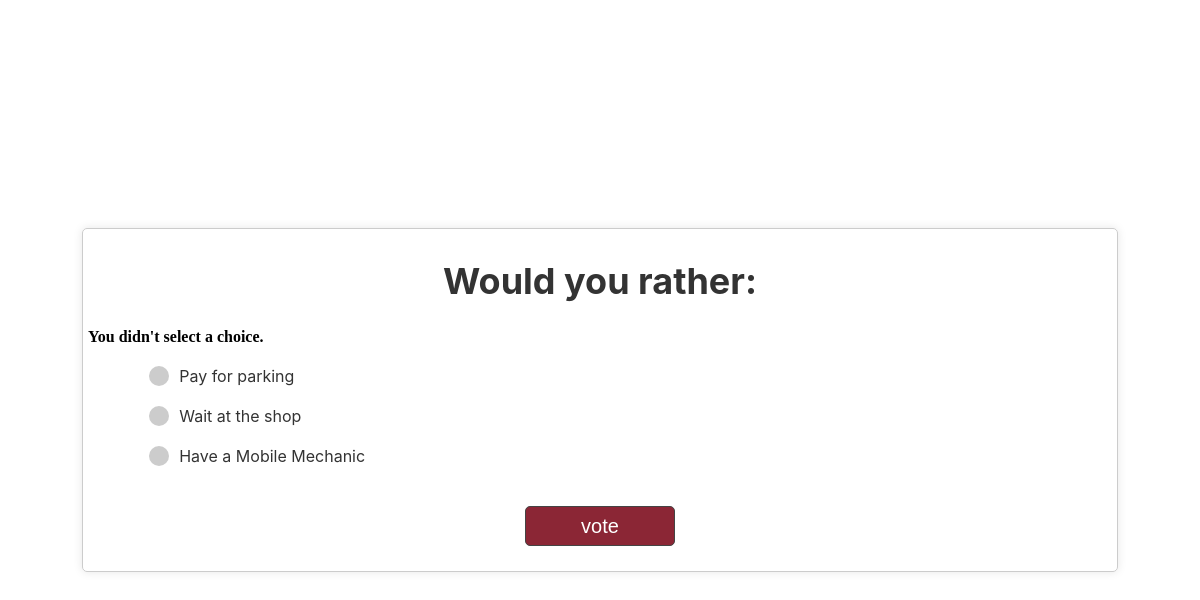
The page /2/vote/ on the database its author committed.
### polls/models.py (models this page shows, shortened)
class Question(models.Model):
    question_text = models.CharField(max_length=200)
    pub_date = models.DateTimeField("date published")

class Choice(models.Model):
    question = models.ForeignKey(Question, on_delete=models.CASCADE)
    choice_text = models.CharField(max_length=200)
    votes = models.IntegerField(default=0)

### polls/views.py (the view)
# urls.py: path('<int:question_id>/vote/', views.vote, name='vote'),
def vote(request, question_id):
    question = get_object_or_404(Question, pk=question_id)
    try:
        selected_choice = question.choice_set.get(pk=request.POST['choice'])
    except (KeyError, Choice.DoesNotExist):
        return render(request, 'polls/detail.html', {
            'question': question,
            'error_message': "You didn't select a choice."
        })
    else:
        selected_choice.votes += 1
        selected_choice.save()
        return HttpResponseRedirect(reverse('polls:results', args=(question.id,)))

### polls/templates/polls/detail.html (shortened to what this page needs)
<!DOCTYPE html>
<html lang="en">
<head>
    {% load static %}
    <link rel="stylesheet" type="text/css" href="{% static 'polls/detail.css' %}">
</head>
<body>
    <form action="{% url 'polls:vote' question.id %}" method="post">
        <div class="div-01-layout">
            <div class="div-01-body">
                <div class="question-title">
                    <h1>{{ question.question_text }}</h1>
                </div>
                <div class="alert-message">
                    {% if error_message %}
                        <p>
                            <strong>{{ error_message }}</strong>
                        </p>
                    {% endif %}
                </div>
                <div class="label-input">
                    {% for choice in question.choice_set.all %}
                        <div class="choice">
                            <label class="label-font" for="choice{{ forloop.counter }}">{{ choice.choice_text }}</label>
                        </div>
                    {% endfor %}
                </div>
                <input class="vote-btn" type="submit" value="vote">
            </div>
        </div>
    </form>
</body>
</html>

### polls/static/polls/detail.css (style rules this page uses)
* { margin: 0; padding: 0; }
.div-01-layout { display: flex; justify-content: center; align-items: center; height: 100vh; }
.div-01-body { min-width: 300px; max-width: 1024px; width: 90%; height: auto; padding: 5px; border: 1px solid #ccc; border-radius: 5px; box-shadow: 0 0 10px rgba(0, 0, 0, 0.1); display: flex; flex-direction: column; justify-content: center; align-items: center; }
.question-title { width: 100%; height: auto; margin: 5px 0px; }
.question-title h1 { width: 100%; height: auto; font-size: 36px; font-family: "Montserrat",-apple-system,system-ui,BlinkMacSystemFont,"Segoe UI",Avenir,"Helvetica-Neue","Helvetica","Arial",sans-serif; color: #333; text-align: center; margin: 20px 0; }
.alert-message { width: 100%; height: auto; }
.label-input { width: 90%; min-height: 70px; height: auto; display: flex; flex-direction: column; justify-content: space-between; align-items: flex-start; margin: 10px 0; }
.label-font { font-family: "Montserrat",-apple-system,system-ui,BlinkMacSystemFont,"Segoe UI",Avenir,"Helvetica-Neue","Helvetica","Arial",sans-serif; font-size: 20px; }
.vote-btn { width: 150px; height: 40px; border: 1px solid #444; border-radius: 5px; background-color: #8b2635;; color: #fff; font-size: 20px; margin: 20px 0px; transition: .3s ease-in-out; }
.choice { display: flex; align-items: center; margin: 10px; }
.choice input[type="radio"] + label { position: relative; display: inline-block; padding-left: 30px; cursor: pointer; font-size: 16px; color: #333; }
.choice input[type="radio"] + label::before { content: ""; position: absolute; top: 50%; left: 0; transform: translateY(-50%); width: 20px; height: 20px; border-radius: 50%; background-color: #ccc; transition: background-color 0.3s ease; }

### rows shown on the page
Question: question_text "Would you rather:"
Choice: choice_text "Pay for parking"
Choice: choice_text "Wait at the shop"
Choice: choice_text "Have a Mobile Mechanic"

### other values the page prints
{{ error_message }} "You didn't select a choice."
